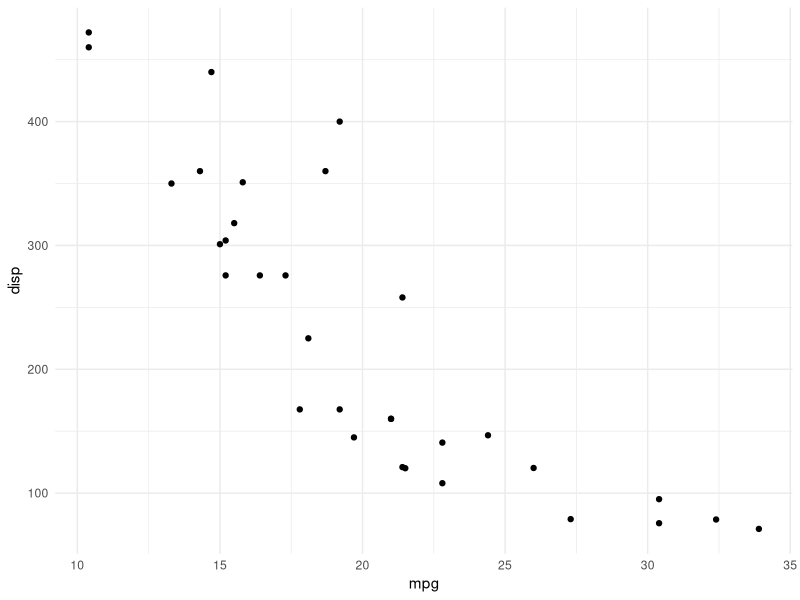

This figure's R source:
## ---- chunk 1
library(ggplot2)
library(dplyr)
# see a few observations...
head(mtcars)
bg_col <- "#f2f2f2"
ggplot(mtcars, aes(x = mpg, y = disp)) +
  geom_point() +
  theme_minimal()

